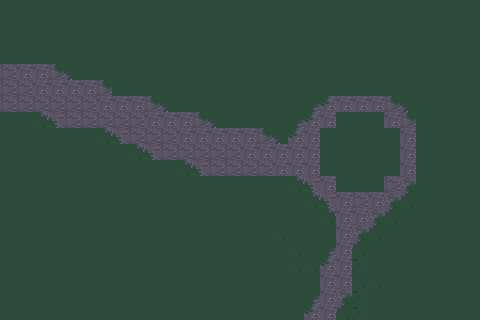

A 2D game scene composited from a Tiled map and its tileset images. What follows is a short description and the map's XML, with every tile layer's data as written:
An orthogonal 30x20 tile map with 16x16 px tiles, 1 tile layer (Tile Layer 1).

<map version="1.10" tiledversion="1.12.2" orientation="orthogonal" renderorder="right-down" width="30" height="20" tilewidth="16" tileheight="16" infinite="0" nextlayerid="2" nextobjectid="1">
 <tileset firstgid="1" source="base_tileset.tsx" />
 <layer id="1" name="Tile Layer 1" width="30" height="20">
  <data encoding="csv">
1,1,1,1,1,1,1,1,1,1,1,1,1,1,1,1,1,1,1,1,1,1,1,1,1,1,1,1,1,1,
1,1,1,1,1,1,1,1,1,1,1,1,1,1,1,1,1,1,1,1,1,1,1,1,1,1,1,1,1,1,
1,1,1,1,1,1,1,1,1,1,1,1,1,1,1,1,1,1,1,1,1,1,1,1,1,1,1,1,1,1,
1,1,1,1,1,1,1,1,1,1,1,1,1,1,1,1,1,1,1,1,1,1,1,1,1,1,1,1,1,1,
17,18,18,11,4,1,1,1,1,1,1,1,1,1,1,1,1,1,1,1,1,1,1,1,1,1,1,1,1,1,
17,17,18,18,18,18,11,1,1,1,1,1,1,1,1,1,1,1,1,1,1,1,1,1,1,1,1,1,1,1,
17,17,17,17,17,17,18,18,18,11,4,1,1,1,1,1,1,1,1,2,12,18,18,18,11,4,1,1,1,1,
1,1,14,6,17,17,17,17,17,18,18,18,11,4,1,1,1,1,2,12,18,1,1,1,18,11,1,1,1,1,
1,1,1,1,1,1,14,6,17,17,17,18,18,18,18,18,11,4,12,18,1,1,1,1,1,18,1,1,1,1,
1,1,1,1,1,1,1,1,14,6,17,17,17,17,17,18,18,18,18,18,1,1,1,1,1,18,1,1,1,1,
1,1,1,1,1,1,1,1,1,1,1,14,6,17,17,17,17,18,18,18,1,1,1,1,1,18,1,1,1,1,
1,1,1,1,1,1,1,1,1,1,1,1,1,1,1,1,1,1,14,6,18,1,1,1,17,5,1,1,1,1,
1,1,1,1,1,1,1,1,1,1,1,1,1,1,1,1,1,1,1,14,6,18,17,18,5,16,1,1,1,1,
1,1,1,1,1,1,1,1,1,1,1,1,1,1,1,1,1,1,1,1,14,18,18,5,16,1,1,1,1,1,
1,1,1,1,1,1,1,1,1,1,1,1,1,1,1,1,1,13,1,1,1,18,5,16,1,1,1,1,1,1,
1,1,1,1,1,1,1,1,1,1,1,1,1,1,1,1,1,1,13,1,2,18,16,1,1,1,1,1,1,1,
1,1,1,1,1,1,1,1,1,1,1,1,1,1,1,1,1,1,13,13,12,18,7,1,1,1,1,1,1,1,
1,1,1,1,1,1,1,1,1,1,1,1,1,1,1,1,1,1,1,1,18,18,13,13,1,1,1,1,1,1,
1,1,1,1,1,1,1,1,1,1,1,1,1,1,1,1,1,1,1,2,18,5,7,1,1,1,1,1,1,1,
1,1,1,1,1,1,1,1,1,1,1,1,1,1,1,1,1,1,1,12,18,16,7,1,1,1,1,1,1,1
</data>
 </layer>
</map>
